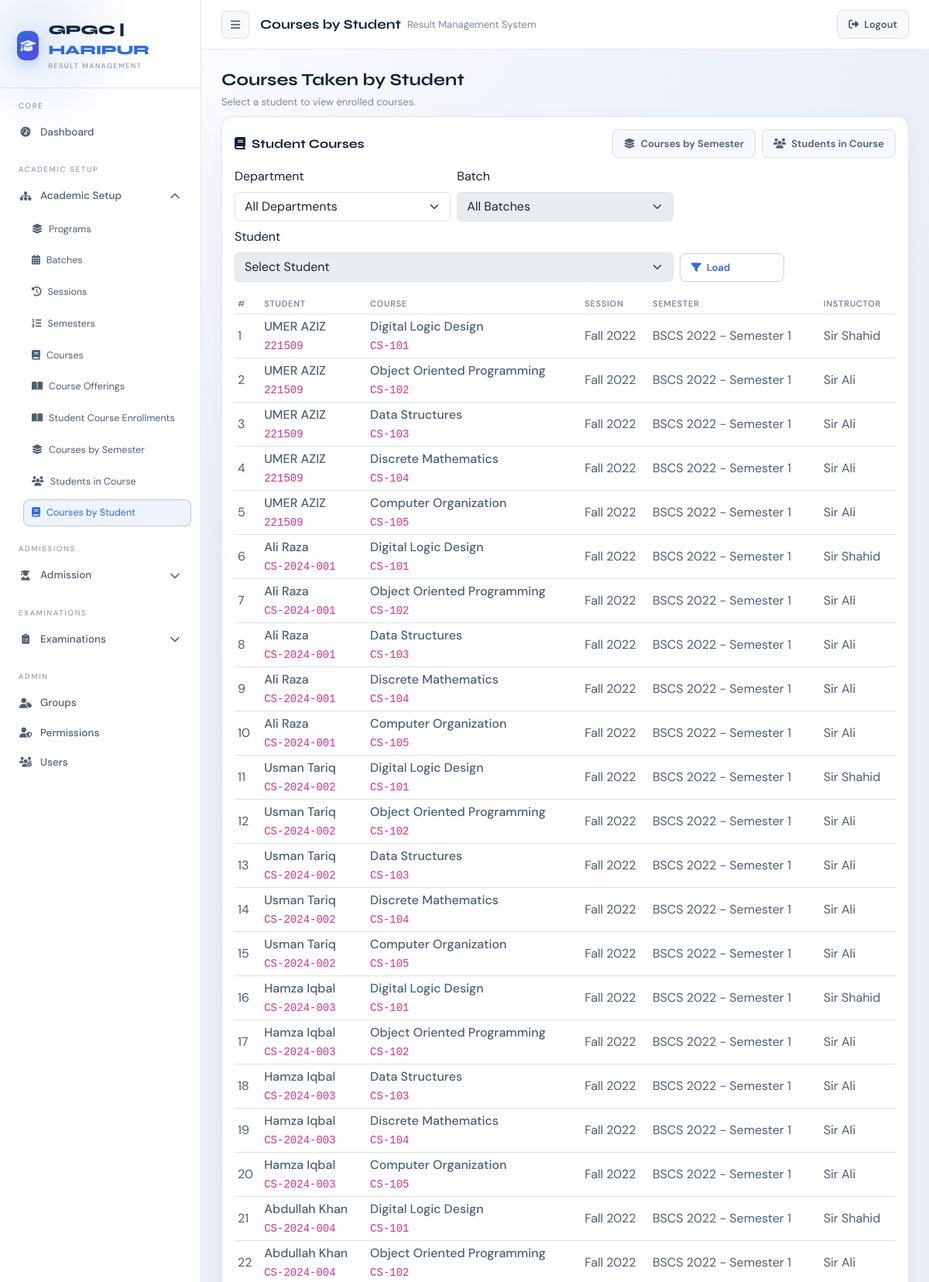
Screenshot of /enrollments/student-courses/ (signed in, upper part) with the database file from the repository.
### enrollments/models.py (models this page shows, shortened)
class Enrollment(models.Model):
    class Meta:
        unique_together = ("student", "course_offering")
        indexes = [
            models.Index(fields=["student"]),
            models.Index(fields=["course_offering"]),
        ]
    student = models.ForeignKey(
        "admission.Student",
        on_delete=models.CASCADE,
        related_name="enrollments"
    )
    course_offering = models.ForeignKey(
        "courses.CourseOffering",
        on_delete=models.CASCADE,
        related_name="enrollments"
    )
    date_enrolled = models.DateField(auto_now_add=True)
    class Meta:
        unique_together = ("student", "course_offering")

### admission/models.py (models this page shows, shortened)
class Student(models.Model):
    user = models.OneToOneField(
        User,
        on_delete=models.CASCADE,
        related_name="student_profile"
    )
    full_name = models.CharField(max_length=255)
    father_name = models.CharField(max_length=255)
    date_of_birth = models.DateField()
    cnic = models.CharField(max_length=20, unique=True)
    roll_no = models.CharField(max_length=20, unique=True)
    registration_no = models.CharField(max_length=50)
    batch = models.ForeignKey(
        "academics.Batch",
        on_delete=models.CASCADE,
        related_name="students"
    )
    is_active = models.BooleanField(default=True)

### courses/models.py (models this page shows, shortened)
class CourseOffering(models.Model):
    class Meta:
        unique_together = ("course", "semester", "session")
        indexes = [
            models.Index(fields=["semester"]),
            models.Index(fields=["session"]),
        ]
    course = models.ForeignKey(
        Course,
        on_delete=models.CASCADE,
        related_name="offerings"
    )
    semester = models.ForeignKey(
        "academics.Semester",
        on_delete=models.CASCADE,
        related_name="course_offerings"
    )
    session = models.ForeignKey(
        "academics.Session",
        on_delete=models.CASCADE,
        related_name="course_offerings"
    )
    instructor_name = models.CharField(max_length=200)

class Course(models.Model):
    COURSE_TYPE_CHOICES = [
        ("Core", "Core"),
        ("Elective", "Elective"),
    ]
    STATUS_CHOICES = [
        ("ACTIVE", "Active"),
        ("INACTIVE", "Inactive"),
    ]
    department = models.ForeignKey(
        "academics.Department",
        on_delete=models.CASCADE,
        related_name="courses"
    )
    course_code = models.CharField(max_length=20)
    course_title = models.CharField(max_length=255)
    credit_hours = models.IntegerField()
    course_type = models.CharField(max_length=20, choices=COURSE_TYPE_CHOICES)  # Core, Elective, etc.
    status = models.CharField(max_length=20, choices=STATUS_CHOICES, default="ACTIVE")

### academics/models.py (models this page shows, shortened)
class Session(models.Model):
    name = models.CharField(max_length=100)  # Fall 2024
    start_date = models.DateField()
    end_date = models.DateField()
    is_active = models.BooleanField(default=True)
    departments = models.ManyToManyField(
        Department,
        related_name="sessions",
        blank=True,
    )
    batches = models.ManyToManyField(
        Batch,
        related_name="sessions",
        blank=True,
    )

class Semester(models.Model):
    batch = models.ForeignKey(
        Batch,
        on_delete=models.CASCADE,
        related_name="semesters"
    )
    semester_number = models.IntegerField()
    semester_year = models.IntegerField() # as 1st year, 2nd year, etc.
    def __str__(self):
        return f"{self.batch} - Semester {self.semester_number}"

class Batch(models.Model):
    department = models.ForeignKey(
        Department,
        on_delete=models.CASCADE,
        related_name="batches"
    )
    title = models.CharField(max_length=100)  # e.g. "Batch 2024"
    name = models.CharField(max_length=100)  # e.g. "Computer Science Batch 2024"
    start_date = models.DateField()
    program = models.CharField(max_length=100)
    status = models.CharField(max_length=20, default="ACTIVE")
    def __str__(self):
        return f"{self.program} {self.start_date.year}"

### enrollments/views.py (the view)
# urls.py: path("student-courses/", views.student_courses_view, name="student_courses"),
@login_required(login_url="accounts:login_page")
@never_cache
def student_courses_view(request):
    deny = _require_enrollments_read(request)
    if deny:
        return deny
    department_id = request.GET.get("department_id", "")
    batch_id = request.GET.get("batch_id", "")
    student_id = request.GET.get("student_id", "")
    if request.user.is_department_scoped() and request.user.department_id:
        if not department_id:
            department_id = str(request.user.department_id)
    students = Student.objects.filter(is_active=True).order_by("roll_no")
    students = _dept_restrict(request, students, "batch__department_id")
    if department_id:
        students = students.filter(batch__department_id=department_id)
    if batch_id:
        students = students.filter(batch_id=batch_id)
    enrollments_qs = Enrollment.objects.select_related(
        "course_offering",
        "course_offering__course",
        "course_offering__semester",
        "course_offering__session",
        "student",
        "student__batch",
    ).order_by("student__roll_no", "course_offering__course__course_code")
    enrollments_qs = _dept_restrict(request, enrollments_qs, "student__batch__department_id")
    if department_id:
        enrollments_qs = enrollments_qs.filter(student__batch__department_id=department_id)
    if batch_id:
        enrollments_qs = enrollments_qs.filter(student__batch_id=batch_id)
    if student_id:
        enrollments_qs = enrollments_qs.filter(student_id=student_id)
    return render(request, "enrollments/student_courses.html", {
        "departments": _dept_restrict(request, Department.objects.filter(is_active=True).order_by("name"), "id"),
        "batches": _dept_restrict(request, Batch.objects.all().order_by("start_date"), "department_id"),
        "department_id": department_id,
        "batch_id": batch_id,
        "students": students,
        "student_id": student_id,
        "enrollments": enrollments_qs,
    })

### accounts/models.py (called while the page is built)
    def in_group(self, name):
        return self.groups.filter(name=name).exists()

    def is_exam_officer(self):
        return self.in_group("EXAM_OFFICER")

    def is_dept_controller(self):
        return self.in_group("DEPT_CONTROLLER") or self.in_group("INTERNAL_EXAM_CONTROLLER")

    def is_student(self):
        return self.in_group("STUDENT")

    def is_department_scoped(self):
        return self.is_dept_controller()

### accounts/permissions.py (called while the page is built)
def perm_codename(module, action):
    mapping = MODULE_PERMS.get(module)
    if not mapping:
        return None
    app_label, model = mapping
    action_code = ACTION_TO_CODENAME.get(action)
    if not action_code:
        return None
    return app_label, f"{action_code}_{model}"

def can(user, module, action):
    code = perm_codename(module, action)
    if not code:
        return False
    app_label, codename = code
    return user.has_perm(f"{app_label}.{codename}")

### accounts/templatetags/permissions_tags.py (called while the page is built)
@register.simple_tag
def can(user, module, action):
    return can_check(user, module, action)

### enrollments/views.py (called while the page is built)
def _dept_restrict(request, qs, field_path):
    if request.user.is_department_scoped() and request.user.department_id:
        return qs.filter(**{field_path: request.user.department_id})
    return qs

def _require_enrollments_read(request):
    if not can(request.user, "ENROLLMENTS", "read"):
        return redirect("accounts:dashboard")
    return None

### templates/enrollments/student_courses.html (shortened to what this page needs)
{% extends "dashboard/layout.html" %}
{% block topbar_display %}Courses by Student{% endblock %}
{% block dashboard_content %}
<div class="rms-page-head">
    <h2>Courses Taken by Student</h2>
    <p>Select a student to view enrolled courses.</p>
</div>
<div class="rms-card">
    <div class="section-head">
        <h3><i class="fas fa-book me-2"></i>Student Courses</h3>
        <div class="d-flex gap-2">
            <a class="btn btn-ghost btn-sm" href="{% url 'enrollments:semester_courses' %}">
                <i class="fas fa-layer-group"></i> Courses by Semester
            </a>
            <a class="btn btn-ghost btn-sm" href="{% url 'enrollments:course_students' %}">
                <i class="fas fa-users"></i> Students in Course
            </a>
        </div>
    </div>
    <form method="get" class="row g-2 align-items-end mb-3" data-chain-group="student-courses" data-auto-submit>
        <div class="col-lg-4">
            <label class="form-label">Department</label>
            {% if request.user.is_exam_officer %}
            <select class="form-select" name="department_id" data-chain="department">
                <option value="">All Departments</option>
            </select>
            {% endif %}
        </div>
        <div class="col-lg-4">
            <label class="form-label">Batch</label>
            <select class="form-select" name="batch_id" data-chain="batch" data-chain-parent="department"
                data-ajax-url="{% url 'enrollments:ajax_batches' %}" data-ajax-param="department_id">
                <option value="">All Batches</option>
            </select>
        </div>
        <div class="col-lg-8">
            <label class="form-label">Student</label>
            <select class="form-select" name="student_id" data-chain="student" data-chain-parent="batch"
                data-ajax-url="{% url 'enrollments:ajax_students' %}" data-ajax-params="department_id,batch_id">
                <option value="">Select Student</option>
            </select>
        </div>
        <div class="col-lg-2 d-grid">
            <button class="btn btn-outline-primary">
                <i class="fas fa-filter"></i> Load
            </button>
        </div>
    </form>
    <div class="rms-table-wrap">
        <table class="table table-sm align-middle rms-table mb-0">
            <thead>
                <tr>
                    <th>#</th>
                    <th>Student</th>
                    <th>Course</th>
                    <th>Session</th>
                    <th>Semester</th>
                    <th>Instructor</th>
                </tr>
            </thead>
            <tbody>
                {% for e in enrollments %}
                <tr>
                    <td>{{ forloop.counter }}</td>
                    <td>
                        <div class="fw-500">{{ e.student.full_name }}</div>
                        <div class="rms-muted"><code>{{ e.student.roll_no }}</code></div>
                    </td>
                    <td>
                        <div class="fw-500">{{ e.course_offering.course.course_title }}</div>
                        <div class="rms-muted"><code>{{ e.course_offering.course.course_code }}</code></div>
                    </td>
                    <td>{{ e.course_offering.session.name }}</td>
                    <td>{{ e.course_offering.semester }}</td>
                    <td>{{ e.course_offering.instructor_name }}</td>
                </tr>
                {% endfor %}
            </tbody>
        </table>
    </div>
</div>
{% endblock %}

### static/css/base.css (style rules this page uses)
:root { --bg: #f4f6fb; --bg2: #eef2f8; --bg3: #ffffff; --surface: #ffffff; --surface2: #f7f9fc; --border: rgba(30, 52, 92, 0.12); --border2: rgba(30, 52, 92, 0.22); --accent: #2d6cdf; --accent2: #5b46e5; --accent3: #0ea68a; --accent4: #e05656; --accent5: #f0b54a; --text: #14223a; --text2: #4f5e74; --text3: #7c889c; --glow: rgba(45, 108, 223, 0.14); --glow2: rgba(91, 70, 229, 0.1); --radius: 14px; --radius-sm: 8px; --sidebar-w: 260px; }
*, *::before, *::after { box-sizing: border-box; }
html { scroll-behavior: smooth; }
body.rms-body { font-family: "DM Sans", sans-serif; color: var(--text); background: radial-gradient(1200px 700px at 12% 0%, #ffffff 0%, #f2f5fb 45%, #e9eef7 100%); min-height: 100vh; }
.rms-page-head { display: grid; gap: 6px; margin-bottom: 8px; }
.rms-page-head h2 { margin: 0; font-family: "Syne", sans-serif; font-size: 22px; font-weight: 700; }
.rms-page-head p { margin: 0; color: var(--text3); font-size: 13px; }
.rms-card { background: var(--surface); border: 1px solid var(--border); border-radius: var(--radius); padding: 16px; box-shadow: 0 10px 30px rgba(16, 24, 40, 0.04); }
.section-head { display: flex; justify-content: space-between; align-items: center; margin-bottom: 12px; }
.section-head h3 { margin: 0; font-family: "Syne", sans-serif; font-size: 16px; font-weight: 700; }
.rms-muted { color: var(--text3); }
.rms-table thead { background: var(--bg2); }
.rms-table th { font-size: 11px; text-transform: uppercase; letter-spacing: 0.7px; color: var(--text3); font-weight: 600; }
.rms-table td { color: var(--text2); }
.rms-table-wrap { overflow-x: auto; }
.btn { display: inline-flex; align-items: center; gap: 7px; padding: 8px 14px; border-radius: var(--radius-sm); font-size: 13px; font-weight: 600; font-family: inherit; cursor: pointer; border: 1px solid transparent; }
.btn-outline-primary { color: var(--accent); border-color: var(--border2); }
.btn-ghost { background: var(--surface2); color: var(--text2); border: 1px solid var(--border); }
.fw-500 { font-weight: 500; }

### rows the page displays
Enrollment: student.full_name "UMER AZIZ", student.roll_no "221509", course_offering.course.course_title "Digital Logic Design", course_offering.course.course_code "CS-101", course_offering.session.name "Fall 2022", course_offering.semester "BSCS 2022 - Semester 1", course_offering.instructor_name "Sir Shahid"
Enrollment: student.full_name "UMER AZIZ", student.roll_no "221509", course_offering.course.course_title "Object Oriented Programming", course_offering.course.course_code "CS-102", course_offering.session.name "Fall 2022", course_offering.semester "BSCS 2022 - Semester 1", course_offering.instructor_name "Sir Ali"
Enrollment: student.full_name "UMER AZIZ", student.roll_no "221509", course_offering.course.course_title "Data Structures", course_offering.course.course_code "CS-103", course_offering.session.name "Fall 2022", course_offering.semester "BSCS 2022 - Semester 1", course_offering.instructor_name "Sir Ali"
Enrollment: student.full_name "UMER AZIZ", student.roll_no "221509", course_offering.course.course_title "Discrete Mathematics", course_offering.course.course_code "CS-104", course_offering.session.name "Fall 2022", course_offering.semester "BSCS 2022 - Semester 1", course_offering.instructor_name "Sir Ali"
Enrollment: student.full_name "UMER AZIZ", student.roll_no "221509", course_offering.course.course_title "Computer Organization", course_offering.course.course_code "CS-105", course_offering.session.name "Fall 2022", course_offering.semester "BSCS 2022 - Semester 1", course_offering.instructor_name "Sir Ali"
Enrollment: student.full_name "Ali Raza", student.roll_no "CS-2024-001", course_offering.course.course_title "Digital Logic Design", course_offering.course.course_code "CS-101", course_offering.session.name "Fall 2022", course_offering.semester "BSCS 2022 - Semester 1", course_offering.instructor_name "Sir Shahid"
Enrollment: student.full_name "Ali Raza", student.roll_no "CS-2024-001", course_offering.course.course_title "Object Oriented Programming", course_offering.course.course_code "CS-102", course_offering.session.name "Fall 2022", course_offering.semester "BSCS 2022 - Semester 1", course_offering.instructor_name "Sir Ali"
Enrollment: student.full_name "Ali Raza", student.roll_no "CS-2024-001", course_offering.course.course_title "Data Structures", course_offering.course.course_code "CS-103", course_offering.session.name "Fall 2022", course_offering.semester "BSCS 2022 - Semester 1", course_offering.instructor_name "Sir Ali"
Enrollment: student.full_name "Ali Raza", student.roll_no "CS-2024-001", course_offering.course.course_title "Discrete Mathematics", course_offering.course.course_code "CS-104", course_offering.session.name "Fall 2022", course_offering.semester "BSCS 2022 - Semester 1", course_offering.instructor_name "Sir Ali"
Enrollment: student.full_name "Ali Raza", student.roll_no "CS-2024-001", course_offering.course.course_title "Computer Organization", course_offering.course.course_code "CS-105", course_offering.session.name "Fall 2022", course_offering.semester "BSCS 2022 - Semester 1", course_offering.instructor_name "Sir Ali"
Enrollment: student.full_name "Usman Tariq", student.roll_no "CS-2024-002", course_offering.course.course_title "Digital Logic Design", course_offering.course.course_code "CS-101", course_offering.session.name "Fall 2022", course_offering.semester "BSCS 2022 - Semester 1", course_offering.instructor_name "Sir Shahid"
Enrollment: student.full_name "Usman Tariq", student.roll_no "CS-2024-002", course_offering.course.course_title "Object Oriented Programming", course_offering.course.course_code "CS-102", course_offering.session.name "Fall 2022", course_offering.semester "BSCS 2022 - Semester 1", course_offering.instructor_name "Sir Ali"
Enrollment: student.full_name "Usman Tariq", student.roll_no "CS-2024-002", course_offering.course.course_title "Data Structures", course_offering.course.course_code "CS-103", course_offering.session.name "Fall 2022", course_offering.semester "BSCS 2022 - Semester 1", course_offering.instructor_name "Sir Ali"
Enrollment: student.full_name "Usman Tariq", student.roll_no "CS-2024-002", course_offering.course.course_title "Discrete Mathematics", course_offering.course.course_code "CS-104", course_offering.session.name "Fall 2022", course_offering.semester "BSCS 2022 - Semester 1", course_offering.instructor_name "Sir Ali"
Enrollment: student.full_name "Usman Tariq", student.roll_no "CS-2024-002", course_offering.course.course_title "Computer Organization", course_offering.course.course_code "CS-105", course_offering.session.name "Fall 2022", course_offering.semester "BSCS 2022 - Semester 1", course_offering.instructor_name "Sir Ali"
Enrollment: student.full_name "Hamza Iqbal", student.roll_no "CS-2024-003", course_offering.course.course_title "Digital Logic Design", course_offering.course.course_code "CS-101", course_offering.session.name "Fall 2022", course_offering.semester "BSCS 2022 - Semester 1", course_offering.instructor_name "Sir Shahid"
Enrollment: student.full_name "Hamza Iqbal", student.roll_no "CS-2024-003", course_offering.course.course_title "Object Oriented Programming", course_offering.course.course_code "CS-102", course_offering.session.name "Fall 2022", course_offering.semester "BSCS 2022 - Semester 1", course_offering.instructor_name "Sir Ali"
Enrollment: student.full_name "Hamza Iqbal", student.roll_no "CS-2024-003", course_offering.course.course_title "Data Structures", course_offering.course.course_code "CS-103", course_offering.session.name "Fall 2022", course_offering.semester "BSCS 2022 - Semester 1", course_offering.instructor_name "Sir Ali"
Enrollment: student.full_name "Hamza Iqbal", student.roll_no "CS-2024-003", course_offering.course.course_title "Discrete Mathematics", course_offering.course.course_code "CS-104", course_offering.session.name "Fall 2022", course_offering.semester "BSCS 2022 - Semester 1", course_offering.instructor_name "Sir Ali"
Enrollment: student.full_name "Hamza Iqbal", student.roll_no "CS-2024-003", course_offering.course.course_title "Computer Organization", course_offering.course.course_code "CS-105", course_offering.session.name "Fall 2022", course_offering.semester "BSCS 2022 - Semester 1", course_offering.instructor_name "Sir Ali"
Enrollment: student.full_name "Abdullah Khan", student.roll_no "CS-2024-004", course_offering.course.course_title "Digital Logic Design", course_offering.course.course_code "CS-101", course_offering.session.name "Fall 2022", course_offering.semester "BSCS 2022 - Semester 1", course_offering.instructor_name "Sir Shahid"
Enrollment: student.full_name "Abdullah Khan", student.roll_no "CS-2024-004", course_offering.course.course_title "Object Oriented Programming", course_offering.course.course_code "CS-102", course_offering.session.name "Fall 2022", course_offering.semester "BSCS 2022 - Semester 1", course_offering.instructor_name "Sir Ali"
